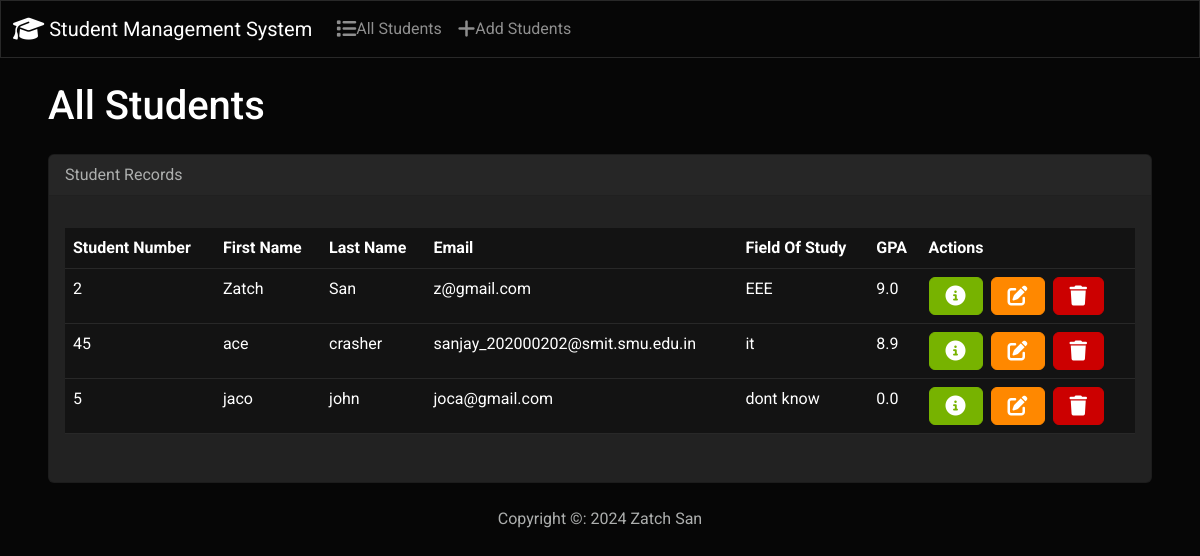
The page / on the database its author committed.
### student/models.py (models this page shows, shortened)
class Student(models.Model):
    student_number = models.PositiveIntegerField()
    first_name = models.CharField(max_length=50)
    last_name = models.CharField(max_length=50)
    email = models.EmailField(max_length=50)
    field_of_study = models.CharField(max_length=50)
    gpa = models.FloatField()

### std/views.py (the view)
# urls.py: path('',views.index,name='index'),
def index(request):
    return render(request,'index.html',{'students': Student.objects.all()})

### templates/index.html (shortened to what this page needs)
{% extends "base.html" %}
{% block body %}
<div class="container-fluid">
    <h3 class="m-4">All Students </h3>
    <div class="row">
        <div class="col-12">
            {% if students %}
            <div class="card bg-light ms-4 me-4 mb-4">
                <div class="card-header">Student Records</div>
                <div class="card-body">
                  <p class="card-text">
                    <div class="table-responsive">
                        <table class="table table-hover">
                            <thead>
                              <tr>
                                <th scope="col">Student Number</th>
                                <th scope="col">First Name</th>
                                <th scope="col">Last Name</th>
                                <th scope="col">Email</th>
                                <th scope="col">Field Of Study</th>
                                <th scope="col">GPA</th>
                                <th scope="col">Actions</th>
                              </tr>
                            </thead>
                            <tbody>
                             {% for student in students %}
                             <tr>
                                <td>{{student.student_number}}</td>
                                <td>{{student.first_name}}</td>
                                <td>{{student.last_name}}</td>
                                <td>{{student.email}}</td>
                                <td>{{student.field_of_study}}</td>
                                <td>{{student.gpa}}</td>
                                <td>
                                    <button type="button" class="btn btn-success me-1" href="{% url 'view_student' student.id %}" data-bs-toggle="modal" data-bs-target="#myModal{{student.id}}">
                                        <i class="fa-solid fa-circle-info fa-lg"></i>
                                    </button>
                                  <a type="button" class="btn btn-warning me-1" href="{% url 'edit' student.id %}"> <i class="fa-solid fa-pen-to-square fa-lg"></i></a>
                                 <button type="button" class="btn btn-danger" data-bs-toggle="modal" data-bs-target="#delete{{student.id}}">
                                    <i class="fa-solid fa-trash fa-lg"></i>
                                 </button>
                                </td>
                             </tr>
                             {% endfor%}
                            </tbody>
                          </table>
                    </div>
                    </p>
                </div>
              </div>
            {% else %}
            <h5 class="alert alert-primary ms-4 me-4"> No Student Records </h5>
            {% endif %}
        </div>
    </div>
{% endblock %}

### templates/base.html (shortened to what this page needs)
<!DOCTYPE html>
<html>
    <head>
        <link rel="stylesheet" href="https://cdnjs.cloudflare.com/ajax/libs/font-awesome/6.5.1/css/all.min.css">
        <link rel="stylesheet" href="/static/css/bootstrap.min.css">
    </head>
    <body class="d-flex flex-column min-vh-100">
        <nav class="navbar navbar-expand-lg bg-dark" data-bs-theme="dark">
            <div class="container-fluid">
              <a class="navbar-brand" href="{% url 'index' %}">
                <i class="fa-solid fa-graduation-cap fa-lg"></i>
                Student Management System
              </a>
              <div class="collapse navbar-collapse" id="navbarColor02">
                <ul class="navbar-nav me-auto">
                  <li class="nav-item">
                    <a class="nav-link" href="{% url 'index' %}">
                      <i class="fa-solid fa-list fa-lg"></i>All Students
                    </a>
                  </li>
                  <li class="nav-item">
                    <a class="nav-link" href="{% url 'add' %}">
                      <i class="fa-solid fa-plus fa-lg"></i>Add Students</a>
                  </li>
                </ul>
              </div>
            </div>
          </nav>
        <div class="container-fluid">
            {% block body %}
            {% endblock %}
        </div>
        <footer class="mt-auto mb-4">
          <div class="text-center">
            <span>
              Copyright &copy: <script> document.write(new Date().getFullYear())</script> Zatch San
            </span>
          </div>
        </footer>
    </body>
</html>

### rows shown on the page
Student: student_number "2", first_name "Zatch", last_name "San", email "z@gmail.com", field_of_study "EEE", gpa "9.0"
Student: student_number "45", first_name "ace", last_name "crasher", email "sanjay_202000202@smit.smu.edu.in", field_of_study "it", gpa "8.9"
Student: student_number "5", first_name "jaco", last_name "john", email "joca@gmail.com", field_of_study "dont know", gpa "0.0"
